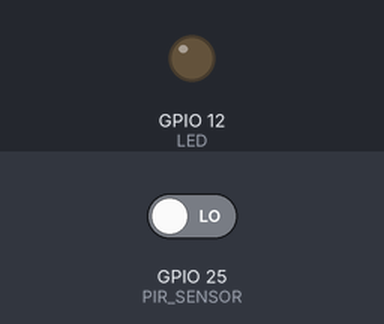
A sketch run on a simulated ESP32. Shown: output pins drawn as LEDs (lit = HIGH). Inputs (shaded band) come from the test bench; at power-on: GPIO 25 (PIR_SENSOR) LOW.

Above: at 1.2 s.
1.3 s: GPIO 25 (PIR_SENSOR) driven HIGH
At 1.8 s:
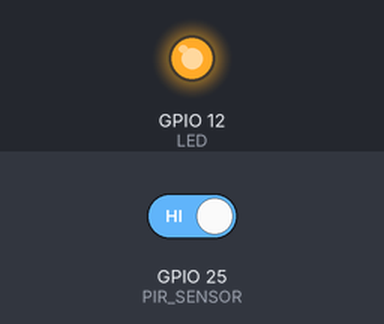
2.8 s: GPIO 25 (PIR_SENSOR) driven LOW
At 4.2 s:
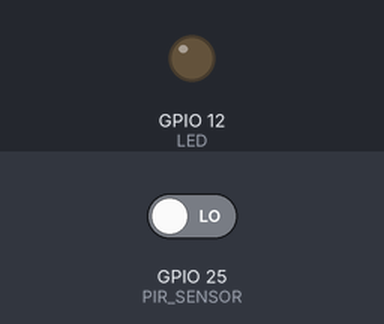
Timing chart, 0 to 5.8 s (numbered marks = the images above; inputs shaded):
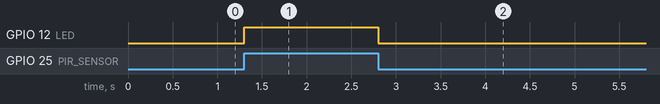

Measured:
- after the input at 1.3 s, GPIO 12 (LED): LOW → HIGH at once
- after the input at 2.8 s, GPIO 12 (LED): HIGH → LOW at once

The sketch:

pir_sensor.ino
```cpp
#define PIR_SENSOR 25
#define LED 12


void setup() {
  // put your setup code here, to run once:
  pinMode(PIR_SENSOR,INPUT);
  pinMode(LED,OUTPUT);
}

void loop() {
  // put your main code here, to run repeatedly:
  int PIR_OUTPUT=digitalRead(PIR_SENSOR);

  if (PIR_OUTPUT == HIGH)
  {
    digitalWrite(LED,HIGH);
  }
  else
  {
    digitalWrite(LED,LOW);
  }
  delay(100);

}
```
